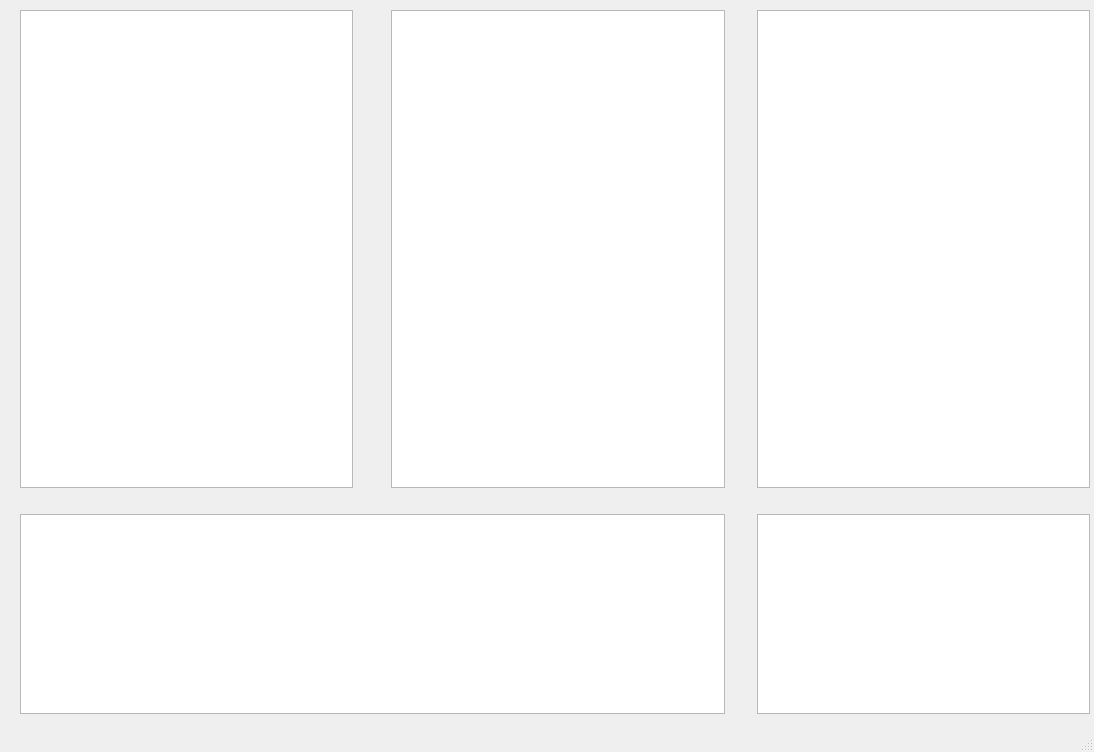
<?xml version="1.0" encoding="UTF-8"?>
<ui version="4.0">
 <class>MainWindow</class>
 <widget class="QMainWindow" name="MainWindow">
  <property name="geometry">
   <rect>
    <x>0</x>
    <y>0</y>
    <width>1094</width>
    <height>752</height>
   </rect>
  </property>
  <property name="windowTitle">
   <string>MainWindow</string>
  </property>
  <widget class="QWidget" name="centralwidget">
   <widget class="QWidget" name="">
    <property name="geometry">
     <rect>
      <x>20</x>
      <y>10</y>
      <width>1070</width>
      <height>704</height>
     </rect>
    </property>
    <layout class="QGridLayout" name="gridLayout">
     <item row="0" column="2">
      <spacer name="verticalSpacer">
       <property name="orientation">
        <enum>Qt::Vertical</enum>
       </property>
       <property name="sizeHint" stdset="0">
        <size>
         <width>20</width>
         <height>478</height>
        </size>
       </property>
      </spacer>
     </item>
     <item row="1" column="0" colspan="6">
      <spacer name="horizontalSpacer">
       <property name="orientation">
        <enum>Qt::Horizontal</enum>
       </property>
       <property name="sizeHint" stdset="0">
        <size>
         <width>1068</width>
         <height>20</height>
        </size>
       </property>
      </spacer>
     </item>
     <item row="2" column="4">
      <spacer name="verticalSpacer_3">
       <property name="orientation">
        <enum>Qt::Vertical</enum>
       </property>
       <property name="sizeHint" stdset="0">
        <size>
         <width>20</width>
         <height>40</height>
        </size>
       </property>
      </spacer>
     </item>
     <item row="2" column="0" colspan="4">
      <widget class="QTableView" name="tableView"/>
     </item>
     <item row="0" column="3">
      <widget class="QTextBrowser" name="codeText"/>
     </item>
     <item row="2" column="5">
      <widget class="QTextBrowser" name="introduceTool"/>
     </item>
     <item row="0" column="5">
      <widget class="QTreeView" name="toolTree"/>
     </item>
     <item row="0" column="4">
      <spacer name="verticalSpacer_2">
       <property name="orientation">
        <enum>Qt::Vertical</enum>
       </property>
       <property name="sizeHint" stdset="0">
        <size>
         <width>20</width>
         <height>468</height>
        </size>
       </property>
      </spacer>
     </item>
     <item row="0" column="0">
      <widget class="QTreeView" name="strategy"/>
     </item>
    </layout>
   </widget>
  </widget>
  <widget class="QMenuBar" name="menubar">
   <property name="geometry">
    <rect>
     <x>0</x>
     <y>0</y>
     <width>1094</width>
     <height>23</height>
    </rect>
   </property>
  </widget>
  <widget class="QStatusBar" name="statusbar"/>
 </widget>
 <resources/>
 <connections/>
</ui>
